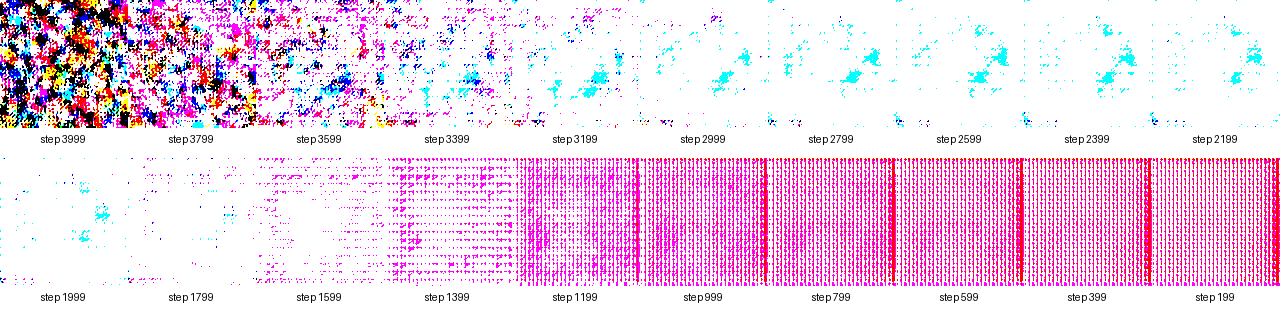

Here is the Python script that generated this plot:
import os
import re
from PIL import Image, ImageDraw, ImageFont

def create_collage(folder_path, output_path="collage.png", images_per_row=10):
    # Get all image files in the folder
    files = [f for f in os.listdir(folder_path) if re.match(r'sample_1_step_\d+\.png', f)]
    
    # Sort files in descending order based on the step number
    files.sort(key=lambda x: int(re.search(r'step_(\d+)', x).group(1)), reverse=True)
    
    # Load images and add captions
    images = []
    captions = []
    for file in files:
        step = re.search(r'step_(\d+)', file).group(1)
        img = Image.open(os.path.join(folder_path, file))
        images.append(img)
        captions.append(f"step {step}")
    
    # Determine image size and collage dimensions
    img_width, img_height = images[0].size
    collage_width = images_per_row * img_width
    collage_height = (len(images) // images_per_row + (len(images) % images_per_row > 0)) * (img_height + 30)
    
    # Create a blank collage
    collage = Image.new("RGB", (collage_width, collage_height), color="white")
    draw = ImageDraw.Draw(collage)
    
    # Use a default font
    try:
        font = ImageFont.truetype("arial.ttf", 16)
    except IOError:
        font = ImageFont.load_default()
    
    # Add images and captions to the collage
    for i, (img, caption) in enumerate(zip(images, captions)):
        x = (i % images_per_row) * img_width
        y = (i // images_per_row) * (img_height + 30)
        collage.paste(img, (x, y))
        
        # Add caption below the image
        text_bbox = font.getbbox(caption)
        text_width = text_bbox[2] - text_bbox[0]
        text_height = text_bbox[3] - text_bbox[1]
        text_x = x + (img_width - text_width) // 2
        text_y = y + img_height + 5
        draw.text((text_x, text_y), caption, fill="black", font=font)
    
    # Save the collage
    collage.save(output_path)
    print(f"Collage saved to {output_path}")

# Example usage
create_collage("./", output_path="collage.png")
